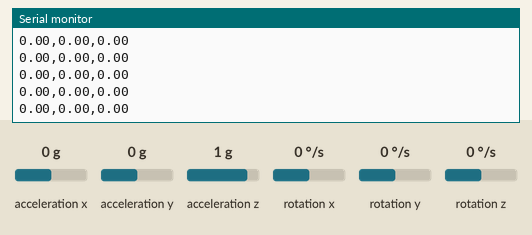
A sketch run on a simulated Arduino Uno, built with avr-gcc and run on an emulated ATmega328P. On the bench: the last lines printed to the serial monitor. Inputs (shaded band) come from the test bench; at power-on: acceleration x 0 g, acceleration y 0 g, acceleration z 1 g, rotation z 0 °/s, rotation x 0 °/s, rotation y 0 °/s.

Above: at 4.3 s.
4.4 s: acceleration x set to -1.4 g
At 4.45 s:
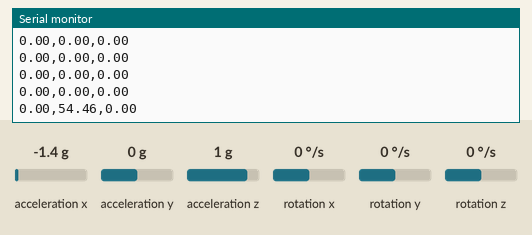
5.9 s: acceleration y set to -1.4 g
At 5.9 s:
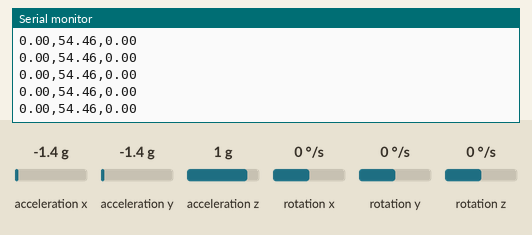
7.4 s: acceleration z set to -1.4 g
At 7.45 s:
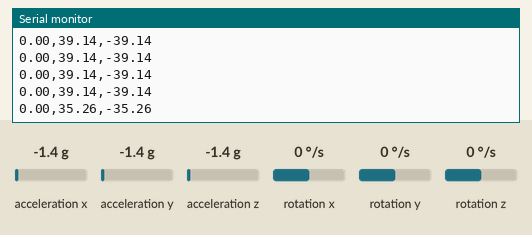
8.9 s: rotation z set to -192 °/s
At 8.9 s:
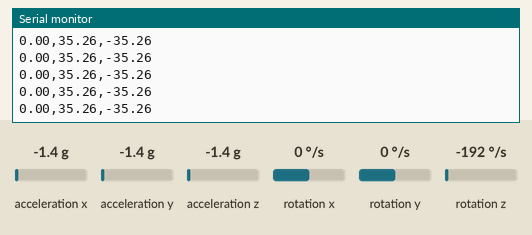
Timing chart, 0 to 11.4 s (numbered marks = the images above; inputs shaded):
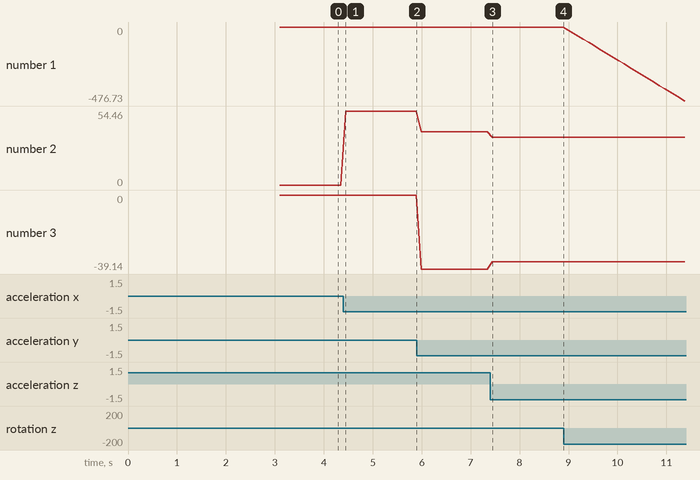

Measured:
- after the input at 4.4 s, the serial monitor: prints a new line after 0.05 s (image 1)
- after the input at 7.4 s, the serial monitor: prints a new line at once (image 3)
- plotted number 1: 0 → -476.73 after the input at 8.9 s
- plotted number 2: 0 → 54.46 after the input at 4.4 s, 54.46 → 39.14 after the input at 5.9 s, 39.14 → 35.26 after the input at 7.4 s
- plotted number 3: 0 → -39.14 after the input at 5.9 s, -39.14 → -35.26 after the input at 7.4 s

The sketch:

MPU6050.ino
```cpp
// #include <Arduino.h>
// #include <Wire.h>
// #include <Adafruit_MPU6050.h>
// #include <Adafruit_Sensor.h>

// Adafruit_MPU6050 mpu;

// void setup() {
//     Serial.begin(115200);
//     while (!Serial) delay(10); // for native USB boards

//     if (!mpu.begin()) {
//         Serial.println("Failed to find MPU6050 chip");
//         while (1) { delay(10); }
//     }

//     Serial.println("MPU6050 Found!");

//     mpu.setAccelerometerRange(MPU6050_RANGE_8_G);
//     mpu.setGyroRange(MPU6050_RANGE_500_DEG);
//     mpu.setFilterBandwidth(MPU6050_BAND_21_HZ);

//     delay(100);
// }

// void loop() {
//     sensors_event_t a, g, temp;
//     mpu.getEvent(&g, &a, &temp);

//     // Serial.print("Accel X: "); Serial.print(a.acceleration.x); Serial.print(" m/s^2, ");
//     // Serial.print("Y: "); Serial.print(a.acceleration.y); Serial.print(", ");
//     // Serial.print("Z: "); Serial.println(a.acceleration.z);

//     // Serial.print("Gyro X: "); Serial.print(g.gyro.x); Serial.print(" rad/s, ");
//     // Serial.print("Y: "); Serial.print(g.gyro.y); Serial.print(", ");
//     // Serial.print("Z: "); Serial.println(g.gyro.z);

//     // Serial.print("Temp: "); Serial.print(temp.temperature); Serial.println(" °C");
//     Serial.print(g.gyro.x); Serial.print(",");
//     Serial.print(g.gyro.y); Serial.print(",");
//     Serial.print(g.gyro.z); Serial.print("\n");
//     delay(100);
// }

// #include <Wire.h>
// #include "MPU6050_6Axis_MotionApps20.h"

// MPU6050 mpu;
// float ypr[3];

// void setup() {
//   Serial.begin(115200);
//   Wire.begin();
//   mpu.initialize();
//   mpu.dmpInitialize();
//   mpu.setDMPEnabled(true);
// }

// void loop() {
//   if (mpu.dmpGetCurrentFIFOPacket(mpu.dmpPacketBuffer)) {
//     Quaternion q;
//     VectorFloat gravity;
//     mpu.dmpGetQuaternion(&q, mpu.dmpPacketBuffer);
//     mpu.dmpGetGravity(&gravity, &q);
//     mpu.dmpGetYawPitchRoll(ypr, &q, &gravity);

//     // Convert radians to degrees
//     float yaw = ypr[0] * 180/M_PI;
//     float pitch = ypr[1] * 180/M_PI;
//     float roll = ypr[2] * 180/M_PI;

//     Serial.print(yaw); Serial.print(",");
//     Serial.print(pitch); Serial.print(",");
//     Serial.println(roll);
//   }
// }

#include <Wire.h>
#include <MPU6050_tockn.h>

// Create the sensor object; default filter coeffs accel=0.02, gyro=0.98
MPU6050 mpu6050(Wire, /*accelCoeff=*/0.02, /*gyroCoeff=*/0.98);

void setup() {
  Serial.begin(115200);
  Wire.begin();

  // Initialize MPU6050 and auto-calibrate gyro offsets
  mpu6050.begin();
  delay(100);
  mpu6050.calcGyroOffsets();
  Serial.println("✔️ MPU6050 ready");
}

void loop() {
  // Read raw accel/gyro, apply complementary filter
  mpu6050.update();

  // Get fused angles in degrees
  float roll  = mpu6050.getAngleX();
  float pitch = mpu6050.getAngleY();
  float yaw   = mpu6050.getAngleZ();

  Serial.print(yaw); Serial.print(",");
  Serial.print(pitch); Serial.print(",");
  Serial.println(roll);

  delay(100);
}
```
